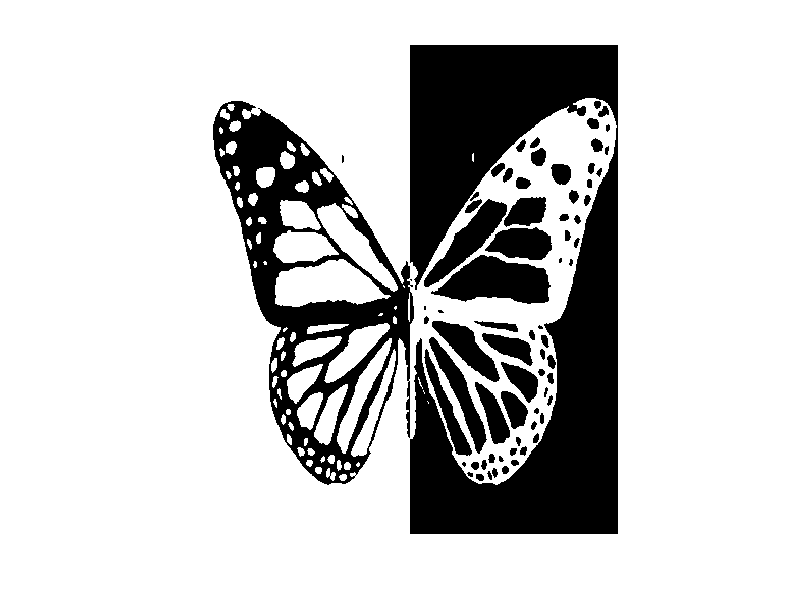

MATLAB code for this plot: (Note: this script raises an error after producing the figure.)
% This script need array called 'image'
imsize = [480,400];
file = '..\include\img.h';

assert(mod(imsize(1), 8)==0)

if ~exist('image', 'var')
    load('image')
end

img = imresize(image, imsize)>127;
imshow(img)
clear data
%%
data = zeros(1, size(img,2)*size(img,1)/8, 'uint8');
for indx = 1:size(img,2)
    line = img(end:-1:1, indx);
    for indy = 1:8:length(line)
        part = line(indy:indy+7);
        ind = (indx-1)*size(img,1)/8 + ((indy-1)/8) +1;
        data(ind) = bin2dec(char(part'+'0'));
    end
end

%% export to c file
f = fopen(file, 'w');

fprintf(f, '#define X_SIZE %d\n', imsize(2));
fprintf(f, '#define Y_SIZE %d\n', imsize(1));

fprintf(f, 'uint8_t img[IMG_BUFFER] = {', imsize(2)*imsize(1)/8);
fprintf(f, '%d,', data);
fwrite(f, '};');

fclose(f);
%%
open(file)

%%
s = serial('COM5', 'Baudrate', 921600);
s.Terminator = 'CR/LF';
fopen(s);
fwrite(s, 17);

%%
tic
fwrite(s, 17);
while s.BytesAvailable
    fread(s, s.BytesAvailable); 
end
fprintf('\nStarting transfer\n');
command = sprintf('transfer %d\n', length(data));%length(data));
fwrite(s, command);
pause(0.05);
while s.BytesAvailable
    rep = char(fread(s, s.BytesAvailable)');
    disp(rep(1:end-2));
end
for i = 1:100:length(data)
    fwrite(s, data(i:i+99));
end
pause(0.1);
while s.BytesAvailable
    rep = char(fread(s, s.BytesAvailable)');
    disp(rep(rep>20));
end
toc
fprintf('Done\n');
cmd = sprintf('resolution %d %d\n', imsize(2), imsize(1));
fwrite(s, cmd);
pause(0.1);
while s.BytesAvailable
    rep = char(fread(s, s.BytesAvailable)');
    disp(rep(rep>20));
end
%%
devs = instrfindall;
if ~isempty(devs)
    fclose(instrfindall);
end
